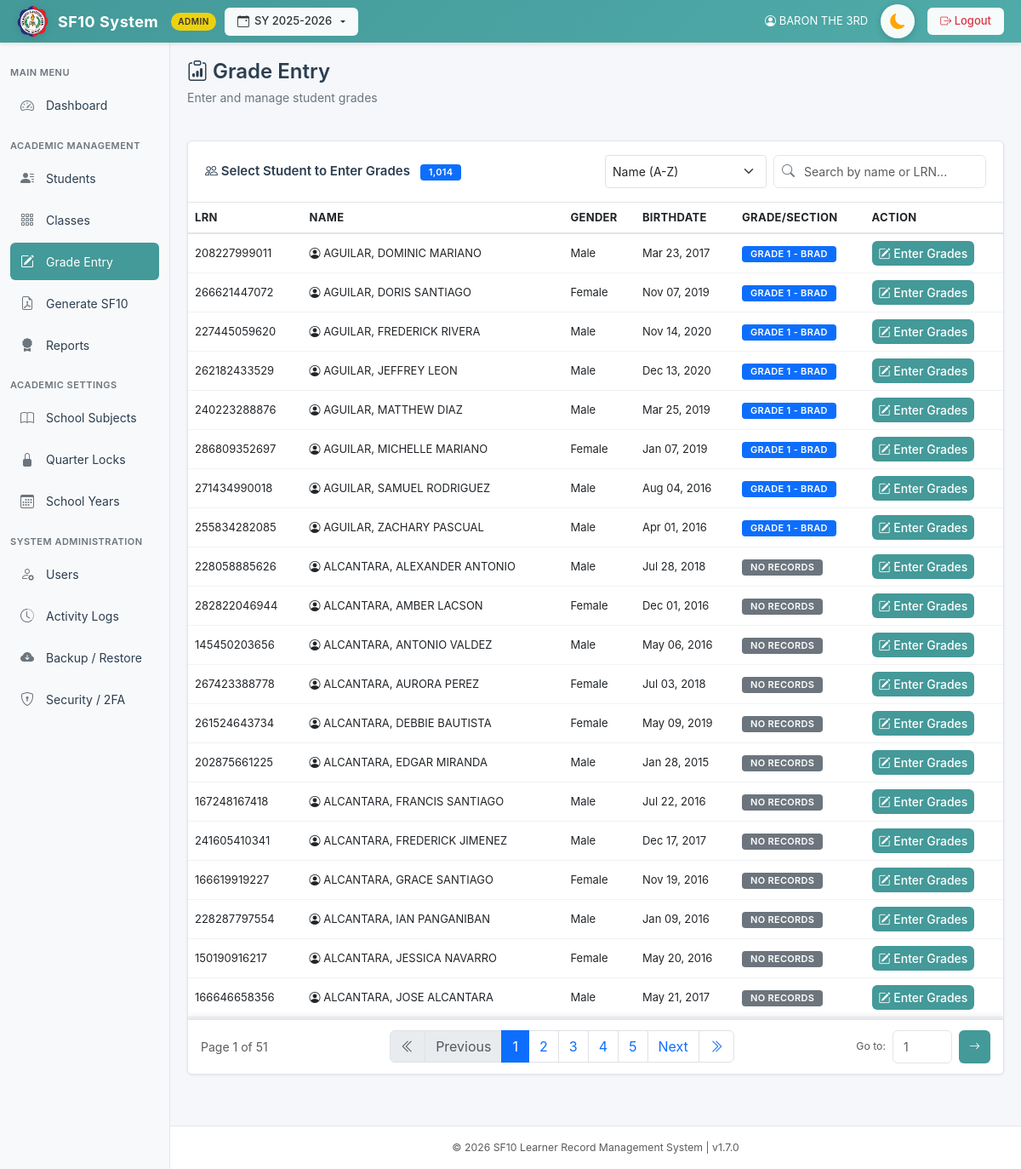
Page /pages/grade_entry.php (signed in) on the committed database.
### tables this page shows
CREATE TABLE `students` (
  `id` int(11) NOT NULL AUTO_INCREMENT,
  `lrn` varchar(20) NOT NULL,
  `last_name` varchar(50) DEFAULT NULL,
  `first_name` varchar(50) DEFAULT NULL,
  `middle_name` varchar(50) DEFAULT NULL,
  `suffix` varchar(10) DEFAULT NULL,
  `gender` enum('Male','Female') DEFAULT NULL,
  `birthdate` date DEFAULT NULL,
  `credential_presented` enum('Kinder Progress Report','ECCD Checklist','Kindergarten Certificate of Completion','PEPT','Others') DEFAULT NULL,
  `credential_other_details` text DEFAULT NULL,
  `pept_rating` varchar(20) DEFAULT NULL,
  `pept_exam_date` date DEFAULT NULL,
  `pept_testing_center` text DEFAULT NULL,
  `created_at` timestamp NOT NULL DEFAULT current_timestamp(),
  `eligibility_school_name` varchar(100) DEFAULT NULL,
  `eligibility_school_id` varchar(50) DEFAULT NULL,
  `eligibility_school_address` varchar(255) DEFAULT NULL,
  `eligibility_remark` varchar(255) DEFAULT NULL,
  `grade_level` varchar(50) DEFAULT NULL,
  `section` varchar(50) DEFAULT NULL,
  PRIMARY KEY (`id`),
  UNIQUE KEY `lrn` (`lrn`),
  UNIQUE KEY `lrn_2` (`lrn`)
);

### pages/grade_entry.php (the view, shortened to what this page needs)
<?php
require_once "../includes/db.php";
$search = $_GET['search'] ?? '';
$sort = $_GET['sort'] ?? 'name-asc';
$page = isset($_GET['page']) ? max(1, (int)$_GET['page']) : 1;
$items_per_page = 20;
$where_conditions = [];
$params = [];
$types = "";
$where_sql = !empty($where_conditions) ? "WHERE " . implode(" AND ", $where_conditions) : "";
$order_sql = "";
$search_order_params = [];
$search_order_types = "";
switch ($sort) {
    case 'name-asc': $order_sql .= "s.last_name ASC, s.first_name ASC"; break;
}
$count_query = "SELECT COUNT(DISTINCT s.id) as total
                FROM students s
                LEFT JOIN (
                    SELECT student_id, MAX(id) as max_id
                    FROM schools_attended
                    GROUP BY student_id
                ) sa_max ON s.id = sa_max.student_id
                LEFT JOIN schools_attended sa ON sa_max.max_id = sa.id
                $where_sql";
$stmt = $conn->prepare($count_query);
$stmt->execute();
$total_students = $stmt->get_result()->fetch_assoc()['total'];
$total_pages = ceil($total_students / $items_per_page);
$page = max(1, min($total_pages, $page));
$offset = ($page - 1) * $items_per_page;
$students_query = "SELECT s.id, UPPER(CONCAT(s.last_name, ', ', s.first_name, ' ', IFNULL(s.middle_name, ''))) AS fullname, s.lrn, s.gender, s.birthdate,
                          sa.grade_level, sa.section, sa.school_year
                   FROM students s
                   LEFT JOIN (
                       SELECT student_id, MAX(id) as max_id
                       FROM schools_attended
                       GROUP BY student_id
                   ) sa_max ON s.id = sa_max.student_id
                   LEFT JOIN schools_attended sa ON sa_max.max_id = sa.id
                   $where_sql
                   ORDER BY $order_sql
                   LIMIT ? OFFSET ?";
$stmt = $conn->prepare($students_query);
$final_types = $types . $search_order_types . "ii";
$final_params = array_merge($params, $search_order_params, [$items_per_page, $offset]);
$stmt->bind_param($final_types, ...$final_params);
$stmt->execute();
$students = $stmt->get_result();
include "../templates/header.php";
?>
<div class="page-header mb-4">
    <h2><i class="bi bi-clipboard-data"></i> Grade Entry</h2>
    <p class="subtitle">Enter and manage student grades</p>
</div>
<div class="card" style="overflow: hidden; border-radius: 0.375rem;">
  <div class="card-header d-flex justify-content-between align-items-center">
    <span>
      <i class="bi bi-people"></i> Select Student to Enter Grades
      <span class="badge bg-primary ms-2" id="studentCount"><?= number_format($total_students) ?></span>
    </span>
    <div class="d-flex gap-2">
      <select id="sortStudents" class="form-select form-select-sm" style="width: auto;">
        <option value="name-asc" <?= $sort == 'name-asc' ? 'selected' : '' ?>>Name (A-Z)</option>
      </select>
      <div style="position: relative; width: 250px;">
        <input type="text" class="form-control form-control-sm" id="studentSearchBox" placeholder="Search by name or LRN..." value="<?= htmlspecialchars($search) ?>" style="padding-left: 35px; padding-right: 30px;">
      </div>
    </div>
  </div>
  <div class="card-body">
    <div class="table-responsive">
      <table class="table table-hover mb-0" id="studentsTable">
        <thead>
          <tr>
            <th>LRN</th>
            <th>Name</th>
            <th>Gender</th>
            <th>Birthdate</th>
            <th>Grade/Section</th>
            <th>Action</th>
          </tr>
        </thead>
        <tbody>
          <?php if ($students->num_rows > 0): ?>
            <?php while($student = $students->fetch_assoc()): ?>
            <tr class="student-row" onclick="enterGrades(<?= $student['id'] ?>, '<?= htmlspecialchars($student['fullname'], ENT_QUOTES) ?>')">
              <td><?= htmlspecialchars($student['lrn']) ?></td>
              <td>
                <i class="bi bi-person-circle"></i> <?= htmlspecialchars(strtoupper($student['fullname'])) ?>
              </td>
              <td><?= htmlspecialchars($student['gender'] ?? 'N/A') ?></td>
              <td><?= !empty($student['birthdate']) ? date('M d, Y', strtotime($student['birthdate'])) : 'N/A' ?></td>
              <td>
                <?php if ($student['grade_level']): ?>
                  <span class="badge bg-primary">Grade <?= htmlspecialchars($student['grade_level'] . ' - ' . ($student['section'] ?? '-')) ?></span>
                <?php else: ?>
                  <span class="badge bg-secondary">No records</span>
                <?php endif; ?>
              </td>
              <td>
                <button class="btn btn-sm btn-primary" onclick="event.stopPropagation(); enterGrades(<?= $student['id'] ?>, '<?= htmlspecialchars($student['fullname'], ENT_QUOTES) ?>')">
                  <i class="bi bi-pencil-square"></i> Enter Grades
                </button>
              </td>
            </tr>
            <?php endwhile; ?>
          <?php endif; ?>
        </tbody>
      </table>
    </div>
  </div>
  <?php if ($total_students > 0): ?>
  <div class="pagination-container">
    <div class="d-flex justify-content-between align-items-center">
      <div class="text-muted">
        Page <?= $page ?> of <?= max(1, $total_pages) ?>
      </div>
      <nav aria-label="Page navigation">
        <ul class="pagination mb-0">
          <li class="page-item <?= $page <= 1 ? 'disabled' : '' ?>">
            <a class="page-link" href="?page=1&search=<?= urlencode($search) ?>&sort=<?= urlencode($sort) ?>" title="First Page">
              <i class="bi bi-chevron-double-left"></i>
            </a>
          </li>
          <li class="page-item <?= $page <= 1 ? 'disabled' : '' ?>">
            <a class="page-link" href="?page=<?= max(1, $page - 1) ?>&search=<?= urlencode($search) ?>&sort=<?= urlencode($sort) ?>">Previous</a>
          </li>
          <?php
          $start_page = max(1, $page - 2);
          $end_page = min(max(1, $total_pages), $start_page + 4);
          $start_page = max(1, $end_page - 4);
          for($i = $start_page; $i <= $end_page; $i++):
          ?>
          <li class="page-item <?= $i == $page ? 'active' : '' ?>">
            <a class="page-link" href="?page=<?= $i ?>&search=<?= urlencode($search) ?>&sort=<?= urlencode($sort) ?>"><?= $i ?></a>
          </li>
          <?php endfor; ?>
          <li class="page-item <?= $page >= $total_pages ? 'disabled' : '' ?>">
            <a class="page-link" href="?page=<?= min($total_pages, $page + 1) ?>&search=<?= urlencode($search) ?>&sort=<?= urlencode($sort) ?>">Next</a>
          </li>
          <li class="page-item <?= $page >= $total_pages ? 'disabled' : '' ?>">
            <a class="page-link" href="?page=<?= max(1, $total_pages) ?>&search=<?= urlencode($search) ?>&sort=<?= urlencode($sort) ?>" title="Last Page">
              <i class="bi bi-chevron-double-right"></i>
            </a>
          </li>
        </ul>
      </nav>
      <div class="d-flex align-items-center gap-2">
        <span class="text-muted small">Go to:</span>
        <form method="GET" class="d-flex gap-2" onsubmit="return validatePageJump()">
          <input type="number"
                 name="page"
                 id="pageJump"
                 class="form-control form-control-sm"
                 style="width: 70px;"
                 min="1"
                 max="<?= max(1, $total_pages) ?>"
                 placeholder="<?= $page ?>"
                 title="Enter page number (1-<?= max(1, $total_pages) ?>)">
          <button type="submit" class="btn btn-sm btn-primary">
            <i class="bi bi-arrow-right"></i>
          </button>
        </form>
      </div>
    </div>
  </div>
  <?php endif; ?>
</div>
<?php include "../templates/footer.php"; ?>

### assets/css/style.css (style rules this page uses)
* { margin: 0; padding: 0; box-sizing: border-box; }
body { background-color: #f5f7fa; font-family: -apple-system, BlinkMacSystemFont, "Segoe UI", Roboto, "Helvetica Neue", Arial, sans-serif; color: #2c3e50; font-size: 14px; overflow-x: hidden; overflow-y: overlay; }
html { overflow-y: overlay; }
:root { --primary-teal: #449999; --primary-teal-dark: #3a8585; --primary-teal-light: #4FABA9; --sidebar-bg: #f8f9fa; --topbar-bg: #449999; --text-dark: #2c3e50; --text-muted: #6c757d; --border-color: #e1e5eb; --card-shadow: 0 1px 3px rgba(0, 0, 0, 0.08); --hover-bg: #f0f2f5; --card-bg: #ffffff; --input-bg: #ffffff; --input-border: #ced4da; --input-text: #212529; }
.page-header { margin-bottom: 25px; }
.page-header h2 { color: var(--text-dark); font-size: 24px; font-weight: 600; margin-bottom: 5px; }
.page-header .subtitle { color: var(--text-muted); font-size: 14px; }
.card { border: 1px solid var(--border-color); border-radius: 8px; box-shadow: var(--card-shadow); background: white; margin-bottom: 20px; }
.card-header { background: white; border-bottom: 1px solid var(--border-color); padding: 16px 20px; font-weight: 600; color: var(--text-dark); font-size: 15px; border-radius: 8px 8px 0 0 !important; }
.card-body { padding: 20px; }
.btn { border-radius: 6px; font-weight: 500; padding: 8px 16px; font-size: 14px; transition: all 0.2s; border: none; }
.btn-primary { background-color: var(--primary-teal); color: white; }
.btn-sm { padding: 5px 12px; font-size: 13px; }
.table { font-size: 13px; }
.table thead { background: #f8f9fa; color: var(--text-dark); font-weight: 600; border-bottom: 2px solid var(--border-color); }
.table thead th { padding: 12px; border: none; font-size: 13px; text-transform: uppercase; letter-spacing: 0.3px; }
.table tbody td { padding: 12px; vertical-align: middle; border-bottom: 1px solid #f0f2f5; }
.form-control { border: 1px solid var(--border-color); border-radius: 6px; padding: 8px 12px; transition: all 0.3s; }
.badge { padding: 4px 10px; border-radius: 4px; font-size: 11px; font-weight: 600; text-transform: uppercase; letter-spacing: 0.3px; }
@media (min-width: 992px) { .table { font-size: 14px; } }

### templates/header.php (style rules this page uses)
html, body { background-color: #f4f7fb; }

### pages/grade_entry.php (style rules this page uses)
html, body { overflow: hidden !important; height: 100vh !important; }
body { display: flex !important; flex-direction: column !important; }
#mainContent > *, .main-wrapper#mainContent > * { flex-shrink: 0 !important; }
#mainContent .card:last-of-type, .main-wrapper#mainContent .card:last-of-type { flex: 1 1 auto !important; display: flex !important; flex-direction: column !important; min-height: 0 !important; overflow: hidden !important; margin-bottom: 0 !important; }
#mainContent .card:last-of-type .card-body, .main-wrapper#mainContent .card:last-of-type .card-body { flex: 1 1 auto !important; display: flex !important; flex-direction: column !important; min-height: 0 !important; overflow: hidden !important; padding: 0 !important; }
#mainContent .card:last-of-type .table-responsive, .main-wrapper#mainContent .card:last-of-type .table-responsive { flex: 1 1 auto !important; min-height: 0 !important; overflow-y: auto !important; overflow-x: auto !important; margin-bottom: 0 !important; -webkit-overflow-scrolling: touch !important; }
#studentsTable { font-size: 13px; width: 100%; margin-bottom: 0; min-width: 700px; }
#studentsTable th, #studentsTable td { padding: 8px; }
#studentsTable thead { position: sticky; top: 0; z-index: 10; background: var(--card-bg, #fff); }
.pagination-container { flex-shrink: 0; position: sticky; bottom: 0; z-index: 1000; background: var(--card-bg); border-top: 2px solid var(--border-color); padding: 12px 15px; box-shadow: 0 -2px 8px rgba(0,0,0,0.1); }
.student-row { cursor: pointer; transition: background-color 0.2s; }
#studentsTable .btn-sm { padding: 0.25rem 0.5rem; font-size: 0.875rem; }

### rows in the picture
students: lrn "208227999011", fullname "AGUILAR, DOMINIC MARIANO", gender "Male", birthdate "Mar 23, 2017", section "1 - BRAD"
students: lrn "266621447072", fullname "AGUILAR, DORIS SANTIAGO", gender "Female", birthdate "Nov 07, 2019", section "1 - BRAD"
students: lrn "227445059620", fullname "AGUILAR, FREDERICK RIVERA", gender "Male", birthdate "Nov 14, 2020", section "1 - BRAD"
students: lrn "262182433529", fullname "AGUILAR, JEFFREY LEON", gender "Male", birthdate "Dec 13, 2020", section "1 - BRAD"
students: lrn "240223288876", fullname "AGUILAR, MATTHEW DIAZ", gender "Male", birthdate "Mar 25, 2019", section "1 - BRAD"
students: lrn "286809352697", fullname "AGUILAR, MICHELLE MARIANO", gender "Female", birthdate "Jan 07, 2019", section "1 - BRAD"
students: lrn "271434990018", fullname "AGUILAR, SAMUEL RODRIGUEZ", gender "Male", birthdate "Aug 04, 2016", section "1 - BRAD"
students: lrn "255834282085", fullname "AGUILAR, ZACHARY PASCUAL", gender "Male", birthdate "Apr 01, 2016", section "1 - BRAD"
students: lrn "228058885626", fullname "ALCANTARA, ALEXANDER ANTONIO", gender "Male", birthdate "Jul 28, 2018", shows "NO RECORDS"
students: lrn "282822046944", fullname "ALCANTARA, AMBER LACSON", gender "Female", birthdate "Dec 01, 2016", shows "NO RECORDS"
students: lrn "145450203656", fullname "ALCANTARA, ANTONIO VALDEZ", gender "Male", birthdate "May 06, 2016", shows "NO RECORDS"
students: lrn "267423388778", fullname "ALCANTARA, AURORA PEREZ", gender "Female", birthdate "Jul 03, 2018", shows "NO RECORDS"
students: lrn "261524643734", fullname "ALCANTARA, DEBBIE BAUTISTA", gender "Female", birthdate "May 09, 2019", shows "NO RECORDS"
students: lrn "202875661225", fullname "ALCANTARA, EDGAR MIRANDA", gender "Male", birthdate "Jan 28, 2015", shows "NO RECORDS"
students: lrn "167248167418", fullname "ALCANTARA, FRANCIS SANTIAGO", gender "Male", birthdate "Jul 22, 2016", shows "NO RECORDS"
students: lrn "241605410341", fullname "ALCANTARA, FREDERICK JIMENEZ", gender "Male", birthdate "Dec 17, 2017", shows "NO RECORDS"
students: lrn "166619919227", fullname "ALCANTARA, GRACE SANTIAGO", gender "Female", birthdate "Nov 19, 2016", shows "NO RECORDS"
students: lrn "228287797554", fullname "ALCANTARA, IAN PANGANIBAN", gender "Male", birthdate "Jan 09, 2016", shows "NO RECORDS"
students: lrn "150190916217", fullname "ALCANTARA, JESSICA NAVARRO", gender "Female", birthdate "May 20, 2016", shows "NO RECORDS"
students: lrn "166646658356", fullname "ALCANTARA, JOSE ALCANTARA", gender "Male", birthdate "May 21, 2017", shows "NO RECORDS"

### other values in the picture
$_SESSION['school_year'] "2025-2026"
$user['full_name'] "BARON THE 3RD"
$total_students "1,014"
$page "1"
max(1, $total_pages) "51"
